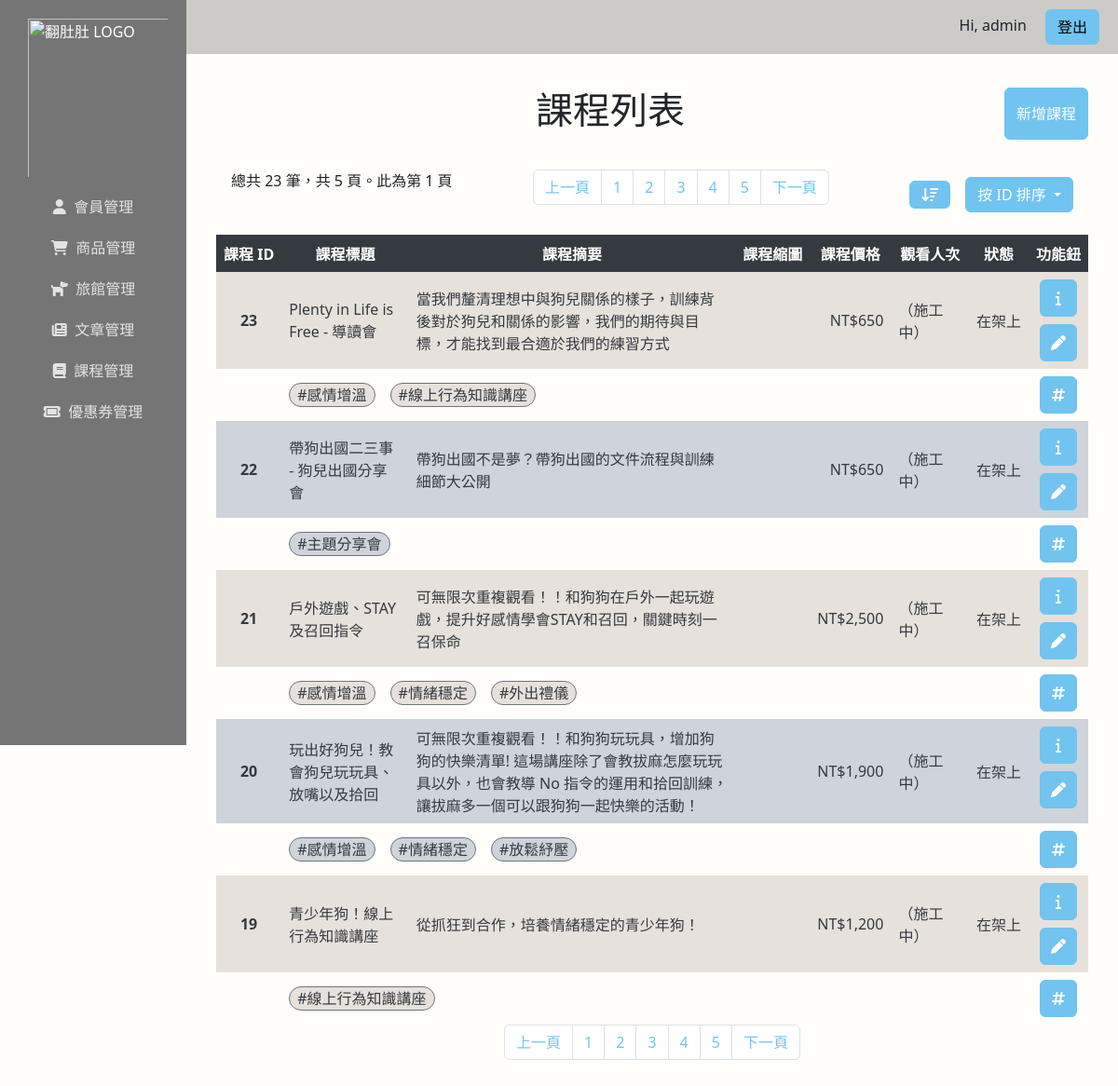
Page /course/crs-list.php?page=1&order=0 (signed in) on the committed database.
### tables this page shows
CREATE TABLE `courses` (
  `id` mediumint(6) UNSIGNED NOT NULL,
  `title` varchar(50) NOT NULL,
  `abstract` varchar(400) NOT NULL,
  `description` text DEFAULT NULL,
  `price` mediumint(6) UNSIGNED NOT NULL,
  `created_at` datetime NOT NULL,
  `deleted_at` datetime DEFAULT NULL
);

### course/crs-list_header.php (called while the page is built, shortened)
<?php
$to_fdd = "/xampp/htdocs/Fundodo/";
require_once($to_fdd . "db_connect.php");
$PAGE_LIMIT = 5;
$pageTitle = "課程列表";
$onlyValid = isset($_GET['onlyValid']) && ($_GET['onlyValid'] == 1);
$sql_SELECT = "SELECT courses.*, images_stored.file_name FROM courses";
$sql_JOIN = 'JOIN images_stored ON courses.id = images_stored.item_id AND images_stored.item_sub_id = 1';
$sql_WHERE = $onlyValid ? " WHERE deleted_at is NULL" : "";
$order_code = $_GET['order'];
$order_mode_code = floor($_GET['order'] / 10);
$isASC = $order_code % 10;
switch ($order_code):
    case 0:
        $sql_ORDER = "ORDER BY courses.id DESC";
        break;
    endswitch;
$page = $_GET['page'];
$start_data = ($page - 1) * $PAGE_LIMIT;
$sql_LIMIT = "LIMIT $start_data, $PAGE_LIMIT";
$sqlArr = [$sql_SELECT, $sql_JOIN, $sql_WHERE, $sql_ORDER];
$sql = implode(' ', $sqlArr);
$crsCount = $conn->query($sql)->num_rows;
$NUM_PAGES = ceil($crsCount / $PAGE_LIMIT);
$sql .= ' ' . $sql_LIMIT;
$result = $conn->query($sql);
$crsArr = $result->fetch_all(MYSQLI_ASSOC);

### course/crs-list.php (the view, shortened to what this page needs)
<?php
include "./crs-list_header.php";
?>
<!DOCTYPE html>
<html lang="zh-Hant-tw">
<head>
  <?php include $to_fdd . "tools/common-head.php"; ?>
</head>
<body class="bg-light">
  <div class="d-flex">
    <?php include("/xampp/htdocs/Fundodo/dashboard/dashboard-aside.php"); ?>
    <div class="w-100">
      <?php include("/xampp/htdocs/Fundodo/dashboard/dashboard-header.php"); ?>
      <div class="db_content">
        <div class="container">
          <div class="d-flex justify-content-between my-3">
            <h1 class="text-center"><?= $pageTitle ?></h1>
            <a href="crs-detail-create.php" class="btn btn-primary fx-center text-light">
              新增課程
            </a>
          </div>
          <div class="crs-list_info p-3">
            <div>
              <p>
                <?= "總共 $crsCount 筆，共 $NUM_PAGES 頁。此為第 " .
                  $_GET["page"] .
                  " 頁" ?>
              </p>
            </div>
            <div>
              <?php include "./crs_pagination.php"; ?>
            </div>
            <div class="hstack gap-3">
              <?php
              $fa_class = $isASC ? "short-wide" : "wide-short";
              $order_link = 10 * $order_mode_code + ($isASC ? 0 : 1);
              ?>
              <a href="?page=<?= $page ?>&order=<?= $order_link ?>" class="btn btn-primary text-light">
                <i class="fa-solid fa-arrow-down-<?= $fa_class ?>"></i>
              </a>
              <div class="dropdown">
                <button class="btn btn-primary dropdown-toggle text-light" type="button" data-bs-toggle="dropdown" aria-expanded="false">
                  <?php
                  switch ($order_mode_code):
                    case 0:
                      echo "按 ID 排序";
                      break;
                  endswitch; ?>
                </button>
                  <?php function dropdownLink($code)
                  {
                    global $LINK_HERE;
                    global $page;
                    global $isASC;
                    $tagStr = isset($_GET["tag"])
                      ? "tag=" . $_GET["tag"] . "&"
                      : "";
                    $order_code = 10 * $code + $isASC;
                    return "$LINK_HERE?$tagStr" .
                      "page=$page&order=$order_code";
                  } ?>
              </div>
            </div>
          </div>
          <table class="table-2d crs-list_table">
            <thead>
              <tr class="text-nowrap text-center">
                <th scope="col">課程 ID</th>
                <th scope="col">課程標題</th>
                <th scope="col">課程摘要</th>
                <th scope="col">課程縮圖</th>
                <th scope="col">課程價格</th>
                <th scope="col">觀看人次</th>
                <th scope="col" class="col-status">狀態</th>
                <th scope="col">功能鈕</th>
              </tr>
            </thead>
            <tbody>
              <?php foreach ($crsArr as $course) : ?>
                <?php $crs_id = isset($_GET["tag_id"])
                  ? $course["course_id"]
                  : $course["id"]; ?>
                <tr class="align-middle">
                  <th class="text-center"><?= $crs_id ?></th>
                  <td><?= $course["title"] ?></td>
                  <td><?= $course["abstract"] ?></td>
                  <td class="text-center">
                  </td>
                  <td class="text-end">
                    NT$<?= number_format($course["price"]) ?>
                  </td>
                  <td>（施工中）</td>
                  <?php
                  $isOn = empty($course["deleted_at"]);
                  $statusClass = $isOn ? "text-nowrap" : "";
                  $statusInfo = $isOn
                    ? "在架上"
                    : "已於 " . $course["deleted_at"] . "下架";
                  ?>
                  <td class="text-center <?= $statusClass ?>"><?= $statusInfo ?></td>
                  <td class="vstack align-items-center gap-2">
                    <a href="crs-detail.php?id=<?= $crs_id ?>" class="btn btn-primary btn-sq text-light fx-center" title="完整數據">
                      <i class="fa-solid fa-info"></i>
                    </a>
                    <a href="crs-detail-edit.php?id=<?= $crs_id ?>" class="btn btn-primary btn-sq text-light fx-center" title="編輯課程">
                      <i class="fa-solid fa-pen"></i>
                    </a>
                  </td>
                </tr>
                <tr class="align-middle">
                  <td></td>
                  <?php
                  $sql = "SELECT crs_categories.* FROM course_category JOIN crs_categories ON course_category.category_id = crs_categories.id WHERE course_category.course_id = $crs_id";
                  $rows = $conn->query($sql)->fetch_all(MYSQLI_ASSOC);
                  $tagArr = [];
                  foreach ($rows as $row) :
                    $tagArr[$row["id"]] = $row["category"];
                  endforeach;
                  ?>
                  <td colspan="6">
                    <div class="hstack gap-3">
                      <?php foreach ($tagArr as $id => $category) : ?>
                        <a href="?tag_id=<?= $id ?>&page=1&order=<?= $_GET["order"] ?>" class="crs-list_tags">
                          #<?= $category ?>
                        </a>
                      <?php endforeach; ?>
                    </div>
                  </td>
                  <td>
                    <a href="#" class="btn btn-primary btn-sq text-light fx-center mx-auto" title="編輯標籤">
                      <i class="fa-solid fa-hashtag"></i>
                    </a>
                  </td>
                </tr>
              <?php endforeach; ?>
            </tbody>
          </table>
          <?php include "./crs_pagination.php"; ?>
        </div>
      </div>
    </div>
  </div>
</body>
</html>

### tools/common-head.php (shortened to what this page needs)
<link rel="stylesheet" href="https://cdnjs.cloudflare.com/ajax/libs/font-awesome/6.5.2/css/all.min.css" />
<link rel="stylesheet" href="https://cdnjs.cloudflare.com/ajax/libs/animate.css/4.1.1/animate.min.css" />
<link rel="stylesheet" href="/fundodo/style.css">

### dashboard/dashboard-aside.php
<div class="db_sidebar d-flex flex-column">
  <img class="fundodo-logo" src="/Fundodo/dashboard/fundodo-logo.png" alt="翻肚肚 LOGO">
  <a href="../member/users.php"><i class="fa-solid fa-user"></i> &nbsp;會員管理</a>
  <a href="/fundodo/product/product-list.php"><i class="fa-solid fa-cart-shopping"></i> &nbsp;商品管理</a>
  <a href="#"><i class="fa-solid fa-dog"></i> &nbsp;旅館管理</a>
  <a href="/fundodo/article/article_title.php"><i class="fa-solid fa-newspaper"></i> &nbsp;文章管理</a>
  <a href="/fundodo/course/crs-list.php"><i class="fa-solid fa-book"></i> &nbsp;課程管理</a>
  <a href="#"><i class="fa-solid fa-ticket"></i> &nbsp;優惠券管理</a>
</div>

### dashboard/dashboard-header.php (shortened to what this page needs)
<div class="db_header d-flex justify-content-between align-items-center">
  <span class="title">fundodo</span>
  <span class="user">Hi, <?= $_SESSION["user"]["nickname"] ?> <a href="/fundodo/dashboard/session-destory.php" class="btn btn-primary ms-3">登出</a></span>
</div>

### course/crs_pagination.php
<?php if (isset($_GET['page'])) : ?>
    <?php $page_now = $_GET['page']; ?>
    <div aria-label="Page navigation example">
        <ul class="pagination justify-content-center">
            <li class="page-item">
                <?php
                if ($page_now == 1) :
                    $link = "#";
                else :
                    $link = "?page=" . ($page_now - 1)
                        . "&order=$order_code"
                        . (isset($_GET['tag_id']) ? '&tag_id=' . $_GET['tag_id'] : '');
                endif;
                ?>
                <a class="page-link" href="<?= $link ?>">上一頁</a>
            </li>
            <?php for ($i = 1; $i <= $NUM_PAGES; $i++) : ?>
                <?php
                $linkClass = "page-link"
                    . (($i === $page) ? 'active' : '');
                $link = "?page=$i&order=$order_code"
                    . (isset($_GET['tag_id']) ? '&tag_id=' . $_GET['tag_id'] : '');
                ?>
                <li class="page-item">
                    <a class="<?= $linkClass ?>" href="<?= $link ?>">
                        <?= $i ?>
                    </a>
                </li>
            <?php endfor; ?>
            <li class="page-item">
            <?php
                if($page_now == $NUM_PAGES):
                    $link = "#";
                else:
                $link = "?page=" . ($page_now + 1)
                    . "&order=$order_code"
                    . (isset($_GET['tag_id']) ? '&tag_id=' . $_GET['tag_id'] : '');
                endif;
                ?>
                <a class="page-link" href="<?= $link ?>">下一頁</a>
            </li>
        </ul>
    </div>
<?php endif; ?>

### rows in the picture
courses: id "23", title "Plenty in Life is Free - 導讀會", abstract "當我們釐清理想中與狗兒關係的樣子，訓練背後對於狗兒和關係的影響，我們的期待與目標，才能找到最合適於我們的練習方式", price "650", deleted_at "在架上", category "感情增溫", category "線上行為知識講座"
courses: id "22", title "帶狗出國二三事 - 狗兒出國分享會", abstract "帶狗出國不是夢？帶狗出國的文件流程與訓練細節大公開", price "650", deleted_at "在架上", category "主題分享會"
courses: id "21", title "戶外遊戲、STAY及召回指令", abstract "可無限次重複觀看！！和狗狗在戶外一起玩遊戲，提升好感情學會STAY和召回，關鍵時刻一召保命", price "2,500", deleted_at "在架上", category "感情增溫", category "情緒穩定", category "外出禮儀"
courses: id "20", title "玩出好狗兒！教會狗兒玩玩具、放嘴以及拾回", abstract "可無限次重複觀看！！和狗狗玩玩具，增加狗狗的快樂清單! 這場講座除了會教拔麻怎麼玩玩具以外，也會教導 No 指令的運用和拾回訓練，讓拔麻多一個可以跟狗狗一起快樂的活動！", price "1,900", deleted_at "在架上", category "感情增溫", category "情緒穩定", category "放鬆紓壓"
courses: id "19", title "青少年狗！線上行為知識講座", abstract "從抓狂到合作，培養情緒穩定的青少年狗！", price "1,200", deleted_at "在架上", category "線上行為知識講座"

### other values in the picture
$_SESSION["user"]["nickname"] "admin"
$pageTitle "課程列表"
$crsCount "23"
$NUM_PAGES "5"
$_GET["page"] "1"
